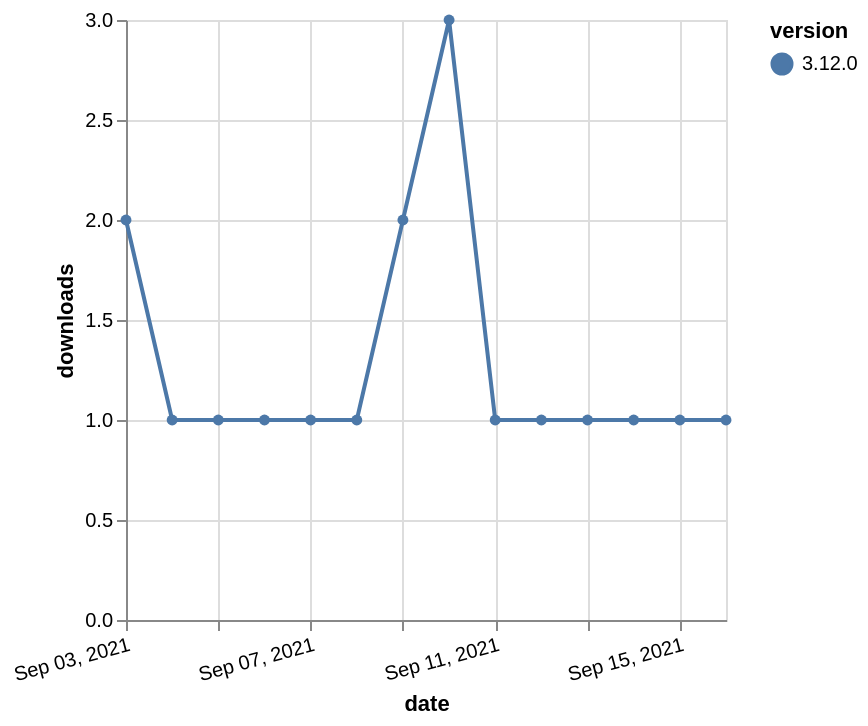

Write a Vega-Lite specification for this figure.
### Vega-Lite specification from a JSON file in a GitHub repository (floating-point values rounded to 4 significant figures)
{"$schema": "https://vega.github.io/schema/vega-lite/v5.json", "description": "A simple bar chart with embedded data.", "data": {"values": [{"date": "2021-09-03", "total": 512, "delta": 2, "version": "3.12.0"}, {"date": "2021-09-04", "total": 513, "delta": 1, "version": "3.12.0"}, {"date": "2021-09-05", "total": 514, "delta": 1, "version": "3.12.0"}, {"date": "2021-09-06", "total": 515, "delta": 1, "version": "3.12.0"}, {"date": "2021-09-07", "total": 516, "delta": 1, "version": "3.12.0"}, {"date": "2021-09-08", "total": 517, "delta": 1, "version": "3.12.0"}, {"date": "2021-09-09", "total": 519, "delta": 2, "version": "3.12.0"}, {"date": "2021-09-10", "total": 522, "delta": 3, "version": "3.12.0"}, {"date": "2021-09-11", "total": 523, "delta": 1, "version": "3.12.0"}, {"date": "2021-09-12", "total": 524, "delta": 1, "version": "3.12.0"}, {"date": "2021-09-13", "total": 525, "delta": 1, "version": "3.12.0"}, {"date": "2021-09-14", "total": 526, "delta": 1, "version": "3.12.0"}, {"date": "2021-09-15", "total": 527, "delta": 1, "version": "3.12.0"}, {"date": "2021-09-16", "total": 528, "delta": 1, "version": "3.12.0"}]}, "width": "container", "mark": {"type": "line", "point": {"filled": true}}, "encoding": {"x": {"field": "date", "type": "temporal", "timeUnit": "yearmonthdate", "title": "date", "axis": {"labelAngle": -15}}, "y": {"field": "delta", "type": "quantitative", "title": "downloads"}, "color": {"field": "version", "type": "nominal"}, "tooltip": {"field": "delta"}}}
